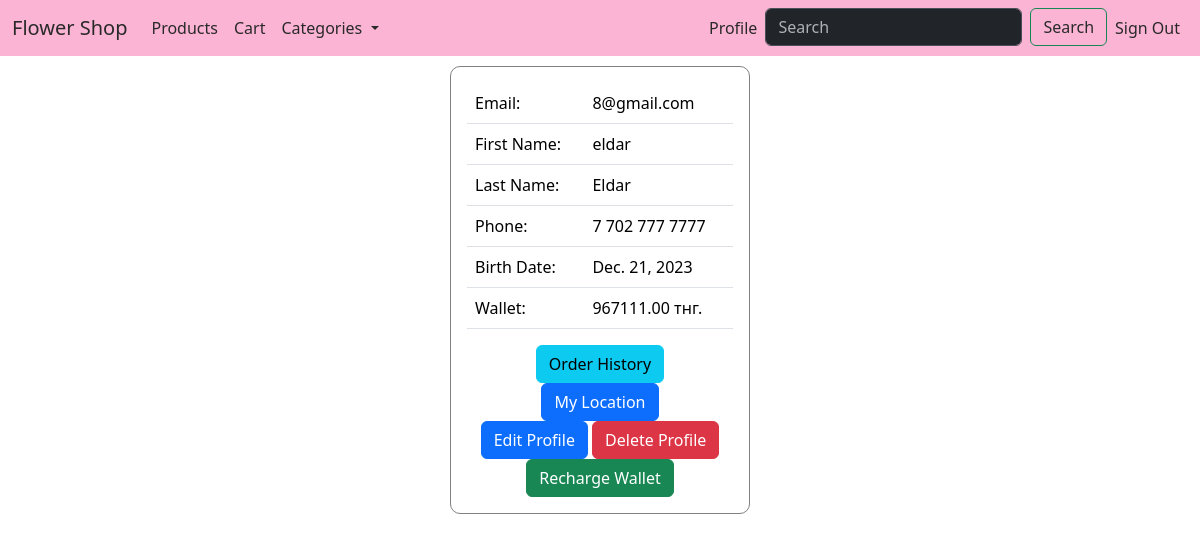
The page /profile (signed in) on the database its author committed.
### store/models.py (models this page shows, shortened)
class Customer(AbstractUser):
    user = models.OneToOneField(User, on_delete=models.CASCADE)
    email = models.EmailField(unique=True)
    username = models.CharField(max_length=150, unique=True)
    first_name = models.CharField(max_length=100)
    last_name = models.CharField(max_length=100)
    phone = models.CharField(max_length=15, unique=True)
    birth_date = models.DateField(null=True, blank=True)
    wallet = models.DecimalField(max_digits=10, decimal_places=2, default=0)
    objects = CustomerManager()
    groups = models.ManyToManyField(
        Group,
        verbose_name='groups',
        blank=True,
        related_name='customer_groups',
        help_text='The groups this user belongs to. A user will get all permissions granted to each of their groups.',
    )
    user_permissions = models.ManyToManyField(
        Permission,
        verbose_name='user permissions',
        blank=True,
        related_name='customer_user_permissions',
        help_text='Specific permissions for this user.',
    )
    class Meta:
        verbose_name = 'Customer'
        verbose_name_plural = 'Customers'

### store/views.py (the view)
# urls.py: path('profile', profileView, name='profile_url'),
def profileView(request):
    if request.user.is_authenticated:
        context = {
            'categories': Category.objects.all(),
            'user': request.user.customer,
        }
        return render(request=request, template_name='profile.html', context=context)
    return redirect('sign_in_url')

### store/templates/profile.html (shortened to what this page needs)
{% extends 'base.html' %}
{% block content %}
    <div class="w-25 p-3" align="left" style="border: 1px solid gray; border-radius: 10px; margin-top: 10px;">
        <table class="table">
            <tbody>
                <tr>
                    <td>Email:</td>
                    <td>{{ user.email }}</td>
                </tr>
                <tr>
                    <td>First Name:</td>
                    <td>{{ user.first_name }}</td>
                </tr>
                <tr>
                    <td>Last Name:</td>
                    <td>{{ user.last_name }}</td>
                </tr>
                <tr>
                    <td>Phone:</td>
                    <td>{{ user.phone }}</td>
                </tr>
                <tr>
                    <td>Birth Date:</td>
                    <td>{{ user.birth_date }}</td>
                </tr>
                <tr>
                    <td>Wallet:</td>
                    <td>{{ user.wallet }} тнг.</td>
                </tr>
            </tbody>
        </table>
        <div align="center">
            <a href="{% url 'order_history_url' %}" class="btn btn-info">Order History</a>
        </div>
        <div align="center">
            <a href="{% url 'get_location_url' %}" class="btn btn-primary">My Location</a>
        </div>
        <div align="center">
            <a href="{% url 'profile_edit_url' %}" class="btn btn-primary">Edit Profile</a>
            <a href="{% url 'profile_delete_url' %}" class="btn btn-danger">Delete Profile</a>
            <a href="{% url 'recharge_wallet_url' %}" class="btn btn-success">Recharge Wallet</a>
        </div>
    </div>
{% endblock %}

### rows shown on the page
Customer: email "8@gmail.com", first_name "eldar", last_name "Eldar", phone "7 702 777 7777", birth_date "Dec. 21, 2023", wallet "967111.00"
